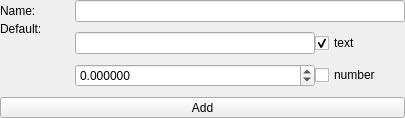
<?xml version="1.0" encoding="UTF-8"?>
<ui version="4.0">
 <class>Dialog</class>
 <widget class="QDialog" name="Dialog">
  <property name="geometry">
   <rect>
    <x>0</x>
    <y>0</y>
    <width>405</width>
    <height>118</height>
   </rect>
  </property>
  <property name="windowTitle">
   <string>Add New Input</string>
  </property>
  <property name="windowOpacity">
   <double>0.500000000000000</double>
  </property>
  <layout class="QGridLayout" name="gridLayout">
   <property name="margin">
    <number>0</number>
   </property>
   <property name="spacing">
    <number>0</number>
   </property>
   <item row="0" column="0">
    <layout class="QVBoxLayout" name="verticalLayout_3">
     <property name="spacing">
      <number>0</number>
     </property>
     <item>
      <layout class="QHBoxLayout" name="horizontalLayout">
       <property name="spacing">
        <number>0</number>
       </property>
       <item>
        <widget class="QLabel" name="label">
         <property name="minimumSize">
          <size>
           <width>75</width>
           <height>0</height>
          </size>
         </property>
         <property name="text">
          <string>Name:</string>
         </property>
        </widget>
       </item>
       <item>
        <widget class="QLineEdit" name="nameEdit"/>
       </item>
      </layout>
     </item>
     <item>
      <layout class="QHBoxLayout" name="horizontalLayout_4">
       <property name="spacing">
        <number>0</number>
       </property>
       <item>
        <layout class="QVBoxLayout" name="verticalLayout">
         <property name="spacing">
          <number>0</number>
         </property>
         <item>
          <widget class="QLabel" name="label_2">
           <property name="minimumSize">
            <size>
             <width>75</width>
             <height>0</height>
            </size>
           </property>
           <property name="text">
            <string>Default:</string>
           </property>
          </widget>
         </item>
         <item>
          <spacer name="verticalSpacer">
           <property name="orientation">
            <enum>Qt::Vertical</enum>
           </property>
           <property name="sizeHint" stdset="0">
            <size>
             <width>20</width>
             <height>40</height>
            </size>
           </property>
          </spacer>
         </item>
        </layout>
       </item>
       <item>
        <layout class="QVBoxLayout" name="verticalLayout_2">
         <property name="spacing">
          <number>0</number>
         </property>
         <item>
          <layout class="QHBoxLayout" name="horizontalLayout_2">
           <property name="spacing">
            <number>0</number>
           </property>
           <item>
            <widget class="QLineEdit" name="def_edit">
             <property name="minimumSize">
              <size>
               <width>230</width>
               <height>0</height>
              </size>
             </property>
            </widget>
           </item>
           <item>
            <widget class="QCheckBox" name="checkBox_text">
             <property name="minimumSize">
              <size>
               <width>90</width>
               <height>0</height>
              </size>
             </property>
             <property name="text">
              <string>text</string>
             </property>
             <property name="checked">
              <bool>true</bool>
             </property>
             <property name="autoExclusive">
              <bool>true</bool>
             </property>
            </widget>
           </item>
          </layout>
         </item>
         <item>
          <layout class="QHBoxLayout" name="horizontalLayout_3">
           <property name="spacing">
            <number>0</number>
           </property>
           <item>
            <widget class="QDoubleSpinBox" name="doubleSpinBox">
             <property name="sizePolicy">
              <sizepolicy hsizetype="Expanding" vsizetype="Fixed">
               <horstretch>0</horstretch>
               <verstretch>0</verstretch>
              </sizepolicy>
             </property>
             <property name="minimumSize">
              <size>
               <width>230</width>
               <height>0</height>
              </size>
             </property>
             <property name="decimals">
              <number>6</number>
             </property>
             <property name="minimum">
              <double>-999999999.000000000000000</double>
             </property>
             <property name="maximum">
              <double>999999999.000000000000000</double>
             </property>
            </widget>
           </item>
           <item>
            <widget class="QCheckBox" name="checkBox_number">
             <property name="minimumSize">
              <size>
               <width>90</width>
               <height>0</height>
              </size>
             </property>
             <property name="text">
              <string>number</string>
             </property>
             <property name="autoExclusive">
              <bool>true</bool>
             </property>
            </widget>
           </item>
          </layout>
         </item>
        </layout>
       </item>
      </layout>
     </item>
     <item>
      <widget class="QToolButton" name="toolButton">
       <property name="sizePolicy">
        <sizepolicy hsizetype="Preferred" vsizetype="Fixed">
         <horstretch>0</horstretch>
         <verstretch>0</verstretch>
        </sizepolicy>
       </property>
       <property name="text">
        <string>Add</string>
       </property>
      </widget>
     </item>
    </layout>
   </item>
  </layout>
 </widget>
 <resources/>
 <connections/>
</ui>
